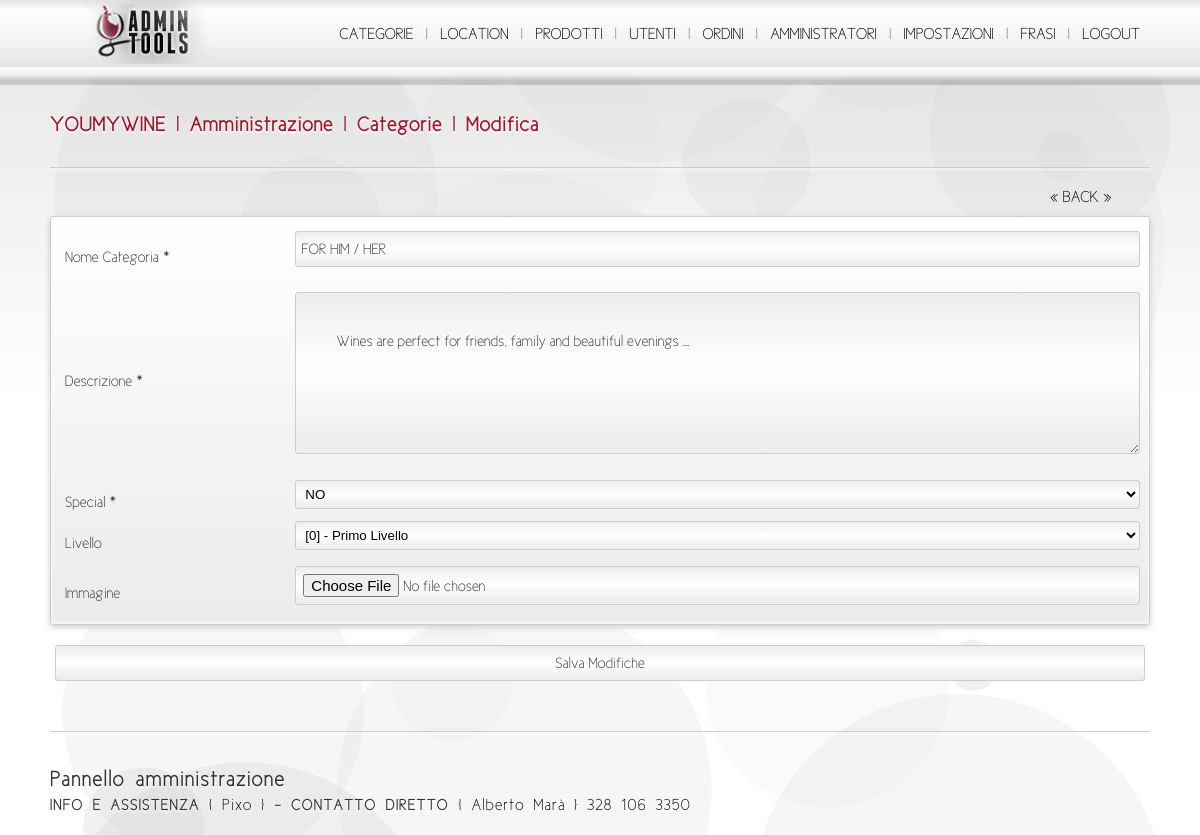
The page /admin/edit_categoria.php?id=14 (signed in) on the database its author committed.
### tables this page shows
CREATE TABLE IF NOT EXISTS `categorie` (
  `id_categoria` int(32) unsigned NOT NULL AUTO_INCREMENT,
  `nome` varchar(100) NOT NULL,
  `descrizione` varchar(250) DEFAULT NULL,
  `special` int(1) NOT NULL,
  `id_categoria_padre` int(32) unsigned DEFAULT NULL,
  `indice_ordinamento` int(32) unsigned NOT NULL DEFAULT '0',
  PRIMARY KEY (`id_categoria`),
  KEY `fk_categorie_categorie_idx` (`id_categoria_padre`)
);

### libs/db/dbConnector.php (called while the page is built, shortened)
<?php
class dbConnector{
    private $user = 'ymw';
    private $pass = 'password';
    private $db_name = 'ymw';
    private $host = 'localhost';
    private $connection = NULL;
    private static $singleton = null;
    public static function getInstance(){
        if (dbConnector::$singleton == null){
            dbConnector::$singleton = new dbConnector();
        }
        return dbConnector::$singleton;
    }
    function __construct(){
        $this->connection = new mysqli($this->host, $this->user, $this->pass, $this->db_name);
    }
    public function selectOne($sql){
        $toReturn = FALSE;
        if( ($result = $this->connection->query($sql)) && ( $this->connection->affected_rows>0 ) ){
            $riga = mysqli_fetch_array($result);
            $toReturn=$riga;
        }
        return $toReturn;
    }
}
?>

### libs/db/dbTableManager.php (called while the page is built, shortened)
<?php
require_once realpath(dirname(__FILE__).'/dbConnector.php');
abstract class dbTableManager{
    public function __construct() {
        $this->connector = dbConnector::getInstance();
    }
}
?>

### libs/db/Categorie.php (called while the page is built, shortened)
<?php
require_once realpath( dirname(__FILE__).'/dbTableManager.php' );
class Categorie extends dbTableManager{
    function get_categoria( $id_categoria ){
        $sql = "SELECT * FROM categorie WHERE id_categoria= $id_categoria LIMIT 1";
        return $this->connector->selectOne($sql);
    }
}
?>

### admin/edit_categoria.php (shortened to what this page needs)
<?php
require_once '../libs/db/Categorie.php';
$categorie = new Categorie();
$categoria = $categorie->get_categoria($_GET['id']);
$sel_special = array('0'=>'', '1'=>'');
foreach ($sel_special as $key => $value) {
    if($key==$categoria['special']){ $sel_special[$key] = 'selected="selected"'; }
}
?>
<a style="position:relative; top:-10px; left:1000px;" href="gestione_categorie.php">&laquo; BACK &raquo;</a>
<form id="frm_edit_categoria" action="<?= "{$_SERVER['PHP_SELF']}?id={$categoria['id_categoria']}" ?>" method="post" enctype="multipart/form-data" >
    <table class="table-input" width="100%" border="0" cellspacing="0" cellpadding="0">
        <tr>
            <td><label class="inputlabel">Nome Categoria *</label></td>
            <td><input type="text" name="nome" id="nome" value="<?php echo htmlspecialchars($categoria['nome']); ?>" /></td>
        </tr>
        <tr>
            <td><label class="inputlabel">Descrizione *</label></td>
            <td><textarea name="descrizione" id="descrizione" cols="45" rows="5"><?php echo htmlspecialchars($categoria['descrizione']); ?></textarea></td>
        </tr>
        <tr>
            <td><label class="inputlabel">Special *</label></td>
            <td>
                <select class="select" id="special" name="special">
                    <option value="0" <?= $sel_special['0'] ?> >NO</option>
                </select>
            </td>
        </tr>
        <tr>
            <td><label class="inputlabel">Livello</label></td>
            <td>
                <select class="select" name="livello" id="livello">
                    <option value="">[0] - Primo Livello</option>
                </select>
            </td>
        </tr>
        <tr>
            <td><label class="inputlabel">Immagine</label></td>
            <td><div class="wrap_inputfile"><input type="file" name="immagine" id="immagine" /></div></td>
        </tr>
    </table>
    <p>
        <button type="submit" name="salva" id="salva">Salva Modifiche</button>
    </p>
</form>
<?php
include_once '../template/backend/admin.tpl.php';
?>

### template/backend/style.css (style rules this page uses)
p,span,blockquote,strong,b,i,a,li, td,tl,dt,dl,dd,div,span,form,form input { font-family: 'new_ciclefina', Arial, sans-serif; }
p { color:#333333; font-size:21px; font-weight:100; line-height:24px; word-spacing:4px; letter-spacing:1px; padding:15px 5px 15px 5px; margin:0 0; text-align:justify; text-shadow:0 2px 2px #fff; }
a { text-decoration:none; color:#000; cursor:pointer; }
* { outline: none 0px !important; }
html { width: 100% !important; height: 100% !important; min-width: 100% !important; min-height: 100% !important; padding: 0px 0px 0px 0px !important; margin: 0px 0px 0px 0px !important; border: 0; text-align: center !important; background: #FFF; background-size: cover; backface-visibility: hidden; -moz-backface-visibility: hidden; -o-backface-visibility: hidden; -webkit-backface-visibility: hidden; -ms-backface-visibility: hidden; z-index: 1; }
body { height: auto !important; min-width: 100% !important; min-height: 100% !important; padding: 0px 0px 0px 0px !important; margin: 0px auto 0px auto !important; border: 0; text-align: center !important; background: #FFF url(media/image/bkg-pattern.png) top center repeat-y !important; display: block; box-sizing: border-box !important; -moz-box-sizing: border-box !important; -ms-box-sizing: border-box !important; -o-box-sizing: border-box !important; -webkit-box-sizing: border-box !important; backface-visibility: hidden; -moz-backface-visibility: hidden; -o-backface-visibility: hidden; -webkit-backface-visibility: hidden; -ms-backface-visibility: hidden; z-index: 2; }

### template/backend/js/transtionTime/transtiontime.css (style rules this page uses)
.tt_classic_fastIn_mediumOut { -webkit-transition: all 400ms cubic-bezier(0.000, 1.000, 1.000, 0.990); -moz-transition: all 400ms cubic-bezier(0.000, 1.000, 1.000, 0.990); -ms-transition: all 400ms cubic-bezier(0.000, 1.000, 1.000, 0.990); -o-transition: all 400ms cubic-bezier(0.000, 1.000, 1.000, 0.990); transition: all 400ms cubic-bezier(0.000, 1.000, 1.000, 0.990); }

### rows shown on the page
categorie: nome "FOR HIM / HER", descrizione "Wines are perfect for friends, family and beautiful evenings ..."

### other values the page prints
$template['title'] "YOUMYWINE | Amministrazione | Categorie | Modifica"
